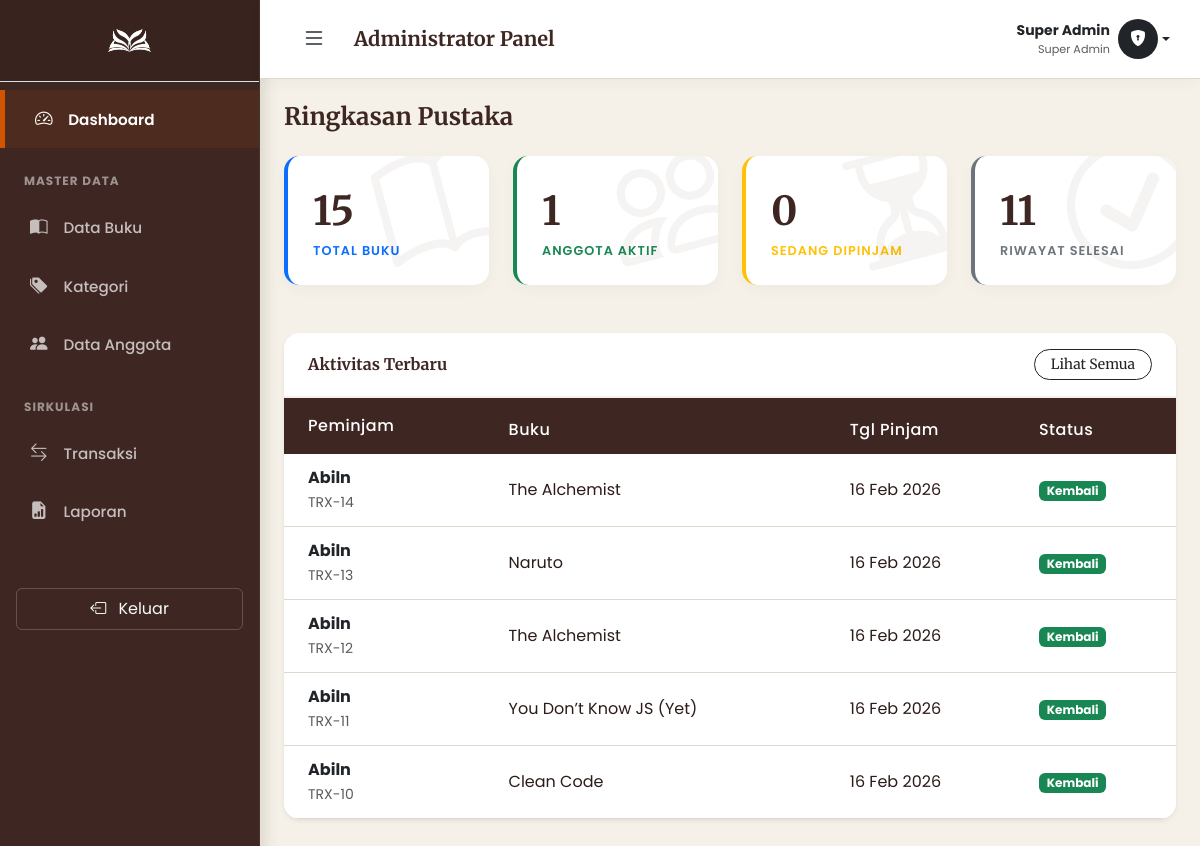
The app's page /pages/admin/dashboard.php (signed in) with its own data.
### tables this page shows
CREATE TABLE `peminjaman` (
  `id_peminjaman` int(11) NOT NULL,
  `kode_transaksi` varchar(20) NOT NULL,
  `id_user` int(11) NOT NULL,
  `id_buku` int(11) NOT NULL,
  `tgl_pengajuan` date NOT NULL,
  `tgl_pinjam` date DEFAULT NULL,
  `tgl_jatuh_tempo` date DEFAULT NULL,
  `tgl_kembali` date DEFAULT NULL,
  `denda` int(11) DEFAULT 0,
  `status_peminjaman` enum('diajukan','dipinjam','kembali','ditolak') DEFAULT 'diajukan',
  `keterangan` text DEFAULT NULL
);

CREATE TABLE `users` (
  `id_user` int(11) NOT NULL,
  `nomor_identitas` varchar(20) NOT NULL,
  `nama_lengkap` varchar(100) NOT NULL,
  `email` varchar(100) DEFAULT NULL,
  `password` varchar(255) NOT NULL,
  `role` enum('admin','anggota') NOT NULL,
  `status` enum('aktif','nonaktif') DEFAULT 'aktif',
  `created_at` timestamp NOT NULL DEFAULT current_timestamp()
);

CREATE TABLE `buku` (
  `id_buku` int(11) NOT NULL,
  `kode_buku` varchar(20) NOT NULL,
  `judul_buku` varchar(200) NOT NULL,
  `penulis` varchar(100) DEFAULT NULL,
  `penerbit` varchar(100) DEFAULT NULL,
  `id_kategori` int(11) DEFAULT NULL,
  `tahun_terbit` year(4) DEFAULT NULL,
  `stok_total` int(11) NOT NULL DEFAULT 0,
  `stok_tersedia` int(11) NOT NULL DEFAULT 0,
  `status_buku` enum('tersedia','rusak','hilang') DEFAULT 'tersedia',
  `gambar` varchar(255) DEFAULT 'default.jpg',
  `created_at` timestamp NOT NULL DEFAULT current_timestamp()
);

### pages/admin/dashboard.php (the view, shortened to what this page needs)
<?php
include '../../config/koneksi.php';
$q_buku = mysqli_query($koneksi, "SELECT COUNT(*) as total FROM buku");
$d_buku = mysqli_fetch_assoc($q_buku);
$q_anggota = mysqli_query($koneksi, "SELECT COUNT(*) as total FROM users WHERE role='anggota'");
$d_anggota = mysqli_fetch_assoc($q_anggota);
$q_pinjam = mysqli_query($koneksi, "SELECT COUNT(*) as total FROM peminjaman WHERE status_peminjaman='dipinjam'");
$d_pinjam = mysqli_fetch_assoc($q_pinjam);
$q_kembali = mysqli_query($koneksi, "SELECT COUNT(*) as total FROM peminjaman WHERE status_peminjaman='kembali'");
$d_kembali = mysqli_fetch_assoc($q_kembali);
$q_latest = mysqli_query($koneksi, "
    SELECT p.*, u.nama_lengkap, b.judul_buku
    FROM peminjaman p
    JOIN users u ON p.id_user = u.id_user
    JOIN buku b ON p.id_buku = b.id_buku
    ORDER BY p.id_peminjaman DESC
    LIMIT 5
");
?>
<!DOCTYPE html>
<html lang="id">
<head>
    <link href="https://cdn.jsdelivr.net/npm/bootstrap@5.3.0/dist/css/bootstrap.min.css" rel="stylesheet">
    <link rel="stylesheet" href="https://cdn.jsdelivr.net/npm/bootstrap-icons@1.11.1/font/bootstrap-icons.css">
    <link rel="stylesheet" href="../../assets/css/style.css">
</head>
<body>
<div id="wrapper">
    <?php include 'components/sidebar.php'; ?>
    <div id="page-content-wrapper">
        <?php include 'components/navbar.php'; ?>
        <div class="container-fluid p-4">
            <h4 class="mb-4 fw-bold" style="color: var(--wood-dark); font-family: 'Merriweather', serif;">
                Ringkasan Pustaka
            </h4>
            <div class="row g-4 mb-5">
                <div class="col-md-3">
                    <div class="stat-card border-start border-4 border-primary">
                        <i class="bi bi-book stat-icon-bg"></i>
                        <div class="stat-value"><?php echo $d_buku['total']; ?></div>
                        <div class="stat-label text-primary">Total Buku</div>
                    </div>
                </div>
                <div class="col-md-3">
                    <div class="stat-card border-start border-4 border-success">
                        <i class="bi bi-people stat-icon-bg"></i>
                        <div class="stat-value"><?php echo $d_anggota['total']; ?></div>
                        <div class="stat-label text-success">Anggota Aktif</div>
                    </div>
                </div>
                <div class="col-md-3">
                    <div class="stat-card border-start border-4 border-warning">
                        <i class="bi bi-hourglass-split stat-icon-bg"></i>
                        <div class="stat-value"><?php echo $d_pinjam['total']; ?></div>
                        <div class="stat-label text-warning">Sedang Dipinjam</div>
                    </div>
                </div>
                <div class="col-md-3">
                    <div class="stat-card border-start border-4 border-secondary">
                        <i class="bi bi-check-circle stat-icon-bg"></i>
                        <div class="stat-value"><?php echo $d_kembali['total']; ?></div>
                        <div class="stat-label text-secondary">Riwayat Selesai</div>
                    </div>
                </div>
            </div>
            <div class="card border-0 shadow-sm rounded-4 overflow-hidden">
                <div class="card-header bg-white py-3 px-4 d-flex justify-content-between align-items-center">
                    <h6 class="m-0 fw-bold" style="color: var(--wood-dark);">Aktivitas Terbaru</h6>
                    <a href="transaksi/index.php" class="btn btn-sm btn-outline-dark rounded-pill px-3">Lihat Semua</a>
                </div>
                <div class="card-body p-0">
                    <div class="table-responsive">
                        <table class="table table-hover mb-0 align-middle">
                            <thead class="bg-light">
                                <tr>
                                    <th class="px-4 py-3">Peminjam</th>
                                    <th>Buku</th>
                                    <th>Tgl Pinjam</th>
                                    <th>Status</th>
                                </tr>
                            </thead>
                            <tbody>
                                <?php if(mysqli_num_rows($q_latest) > 0) {
                                    while($row = mysqli_fetch_array($q_latest)){ ?>
                                <tr>
                                    <td class="px-4">
                                        <div class="fw-bold text-dark"><?php echo $row['nama_lengkap']; ?></div>
                                        <small class="text-muted">TRX-<?php echo $row['id_peminjaman']; ?></small>
                                    </td>
                                    <td><?php echo $row['judul_buku']; ?></td>
                                    <td><?php echo date('d M Y', strtotime($row['tgl_pinjam'])); ?></td>
                                    <td>
                                        <?php if($row['status_peminjaman'] == 'dipinjam') { ?>
                                            <span class="badge bg-warning text-dark">Dipinjam</span>
                                        <?php } else { ?>
                                            <span class="badge bg-success">Kembali</span>
                                        <?php } ?>
                                    </td>
                                </tr>
                                <?php } } else { ?>
                                    <tr><td colspan="4" class="text-center py-4 text-muted">Belum ada aktivitas.</td></tr>
                                <?php } ?>
                            </tbody>
                        </table>
                    </div>
                </div>
            </div>
        </div>
    </div>
</div>
</body>
</html>

### assets/css/style.css (style rules this page uses)
:root { --wood-dark: #3E2723; --wood-medium: #5D4037; --wood-light: #8D6E63; --copper-accent: #D35400; --copper-hover: #E67E22; --bg-cream: #F5F1E8; --card-bg: #FFFFFF; --text-main: #2C1B18; --text-muted: #6D605B; --border-color: #E0D8CF; --status-success: #27ae60; --status-warning: #f39c12; --status-danger: #c0392b; }
body { background-color: var(--bg-cream); font-family: 'Poppins', sans-serif; color: var(--text-main); overflow-x: hidden; }
h1, h2, h3, h4, h5, h6, .brand-font { font-family: 'Merriweather', serif; font-weight: 700; color: var(--wood-dark); }
a { text-decoration: none; color: var(--wood-dark); transition: 0.3s; }
#wrapper { display: flex; width: 100%; align-items: stretch; transition: all 0.3s; }
#page-content-wrapper { width: 100%; padding: 0; transition: all 0.3s; background-color: var(--bg-cream); }
.card { border: 1px solid var(--border-color); border-radius: 12px; background-color: var(--card-bg); box-shadow: 0 4px 6px rgba(62, 39, 35, 0.02); margin-bottom: 25px; overflow: hidden; }
.card-header { background-color: #fff; border-bottom: 2px solid var(--bg-cream); font-family: 'Merriweather', serif; font-weight: 700; color: var(--wood-dark); padding: 18px 25px; }
.table { margin-bottom: 0; }
.table thead th { background-color: var(--wood-dark); color: #fff; font-weight: 500; border: none; padding: 12px 15px; letter-spacing: 0.5px; }
.table tbody td { padding: 12px 15px; vertical-align: middle; color: var(--text-main); border-bottom: 1px solid var(--border-color); }
.stat-card { border-left: 5px solid var(--wood-dark); transition: 0.3s; }

### pages/admin/dashboard.php (style rules this page uses)
.stat-card { border: none; border-radius: 15px; background: #fff; padding: 25px; box-shadow: 0 5px 15px rgba(0,0,0,0.03); transition: 0.3s; position: relative; overflow: hidden; }
.stat-icon-bg { position: absolute; right: -20px; bottom: -20px; font-size: 8rem; opacity: 0.05; color: var(--wood-dark); transform: rotate(-15deg); }
.stat-value { font-size: 2.5rem; font-weight: 700; color: var(--wood-dark); font-family: 'Merriweather', serif; }
.stat-label { color: #6c757d; font-weight: 600; text-transform: uppercase; font-size: 0.8rem; letter-spacing: 1px; }

### records on screen
peminjaman: id_user.nama_lengkap "Abiln", id_peminjaman "14", id_buku.judul_buku "The Alchemist", tgl_pinjam "16 Feb 2026", status_peminjaman "Kembali"
peminjaman: id_user.nama_lengkap "Abiln", id_peminjaman "13", id_buku.judul_buku "Naruto", tgl_pinjam "16 Feb 2026", status_peminjaman "Kembali"
peminjaman: id_user.nama_lengkap "Abiln", id_peminjaman "12", id_buku.judul_buku "The Alchemist", tgl_pinjam "16 Feb 2026", status_peminjaman "Kembali"
peminjaman: id_user.nama_lengkap "Abiln", id_peminjaman "11", id_buku.judul_buku "You Don’t Know JS (Yet)", tgl_pinjam "16 Feb 2026", status_peminjaman "Kembali"
peminjaman: id_user.nama_lengkap "Abiln", id_peminjaman "10", id_buku.judul_buku "Clean Code", tgl_pinjam "16 Feb 2026", status_peminjaman "Kembali"

### other values on screen
$_SESSION['nama'] "Super Admin"
$d_buku['total'] "15"
$d_anggota['total'] "1"
$d_pinjam['total'] "0"
$d_kembali['total'] "11"
